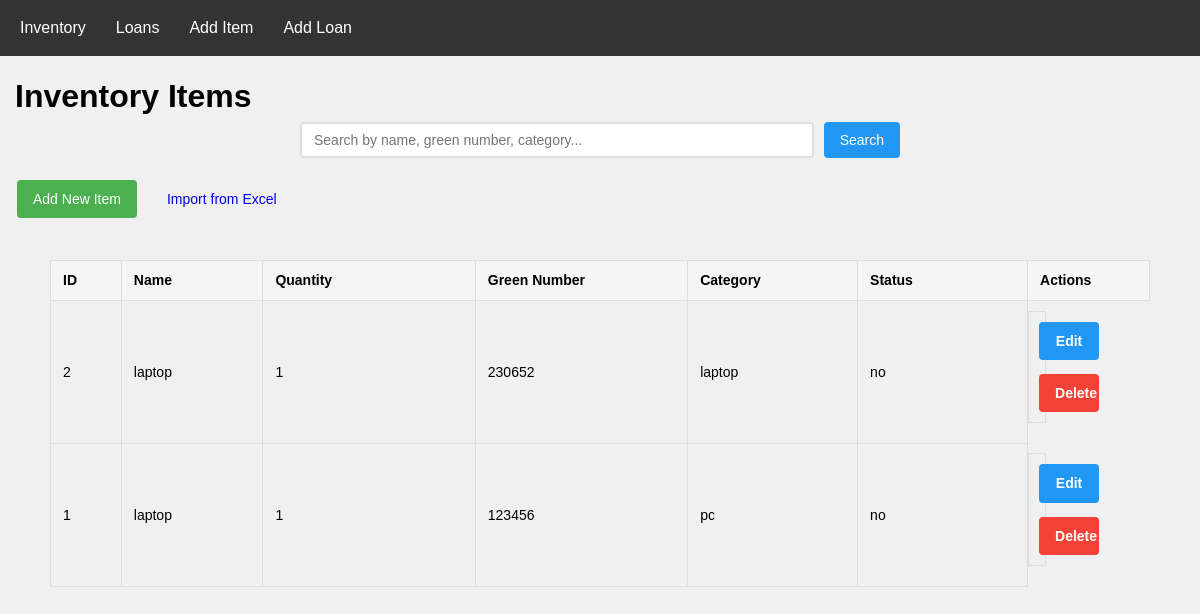
The app's page /, older data.
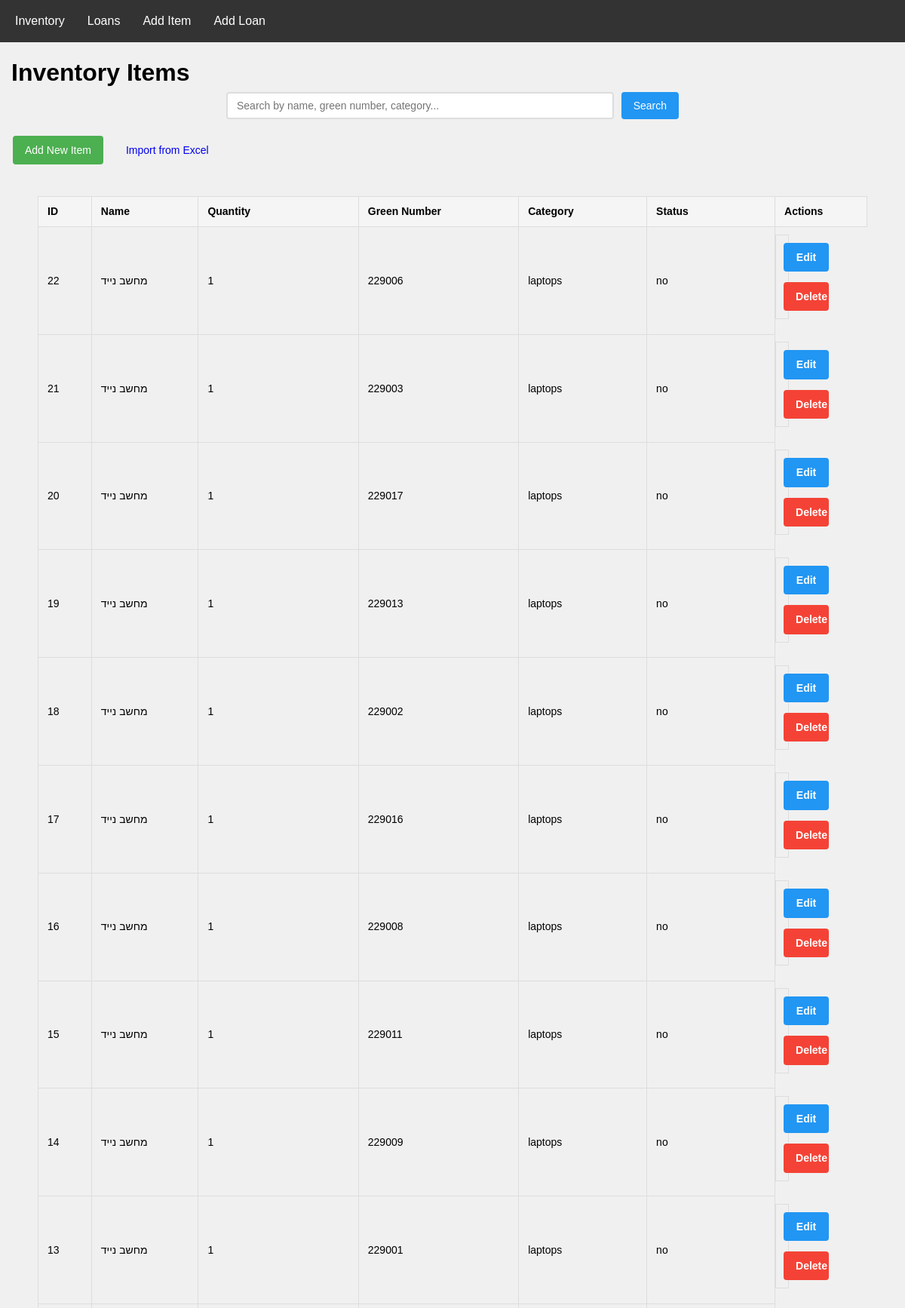
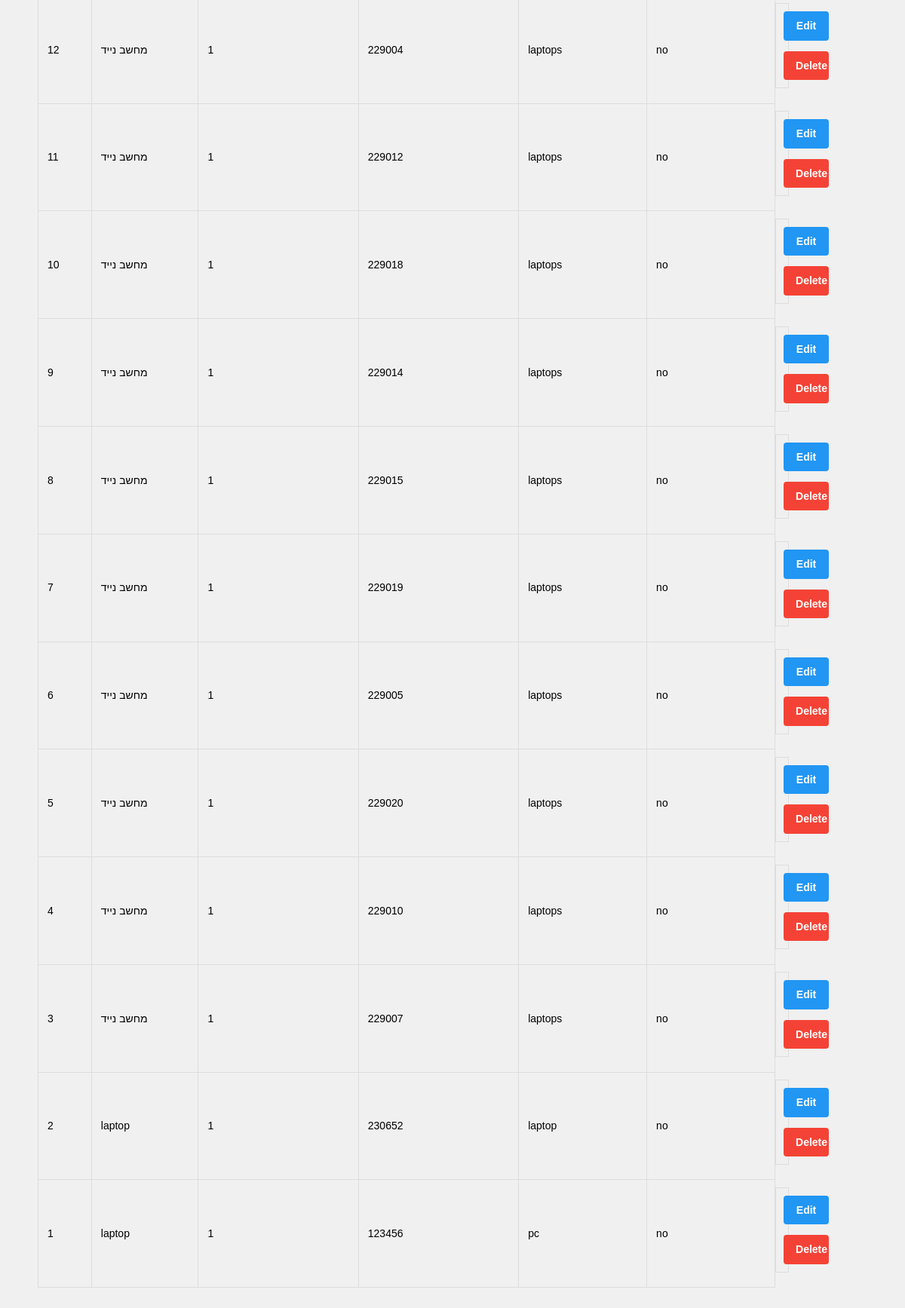
The same page, newer data (2 pictures, top to bottom).
### tables this page shows
CREATE TABLE inventory (
    id INTEGER PRIMARY KEY AUTOINCREMENT,
    name TEXT NOT NULL,
    quantity INTEGER NOT NULL,
    green_number INTEGER NOT NULL,
    category TEXT NOT NULL,
    status TEXT CHECK(status IN ('yes', 'no')) DEFAULT 'no',
    created_at TIMESTAMP DEFAULT CURRENT_TIMESTAMP
);

### app.py (the view)
@app.route('/')
def index():
    db = get_db()
    cursor = db.cursor()
    search_query = request.args.get('search', '').strip()
    cursor.execute('''
        SELECT DISTINCT l.green_number
        FROM loans l
        WHERE l.status = 'active'
        AND CAST((JULIANDAY('now') - JULIANDAY(l.loan_date)) AS INTEGER) > 7
    ''')
    overdue_items = cursor.fetchall()
    overdue_green_numbers = set(str(item['green_number']) for item in overdue_items)
    if search_query:
        cursor.execute('''
            SELECT * FROM inventory
            WHERE name LIKE ?
            OR green_number LIKE ?
            OR category LIKE ?
            OR status LIKE ?
            ORDER BY id DESC
        ''', (f'%{search_query}%', f'%{search_query}%', f'%{search_query}%', f'%{search_query}%'))
    else:
        cursor.execute('SELECT * FROM inventory ORDER BY id DESC')
    items = [dict(row) for row in cursor.fetchall()]
    for item in items:
        item['is_overdue'] = str(item['green_number']) in overdue_green_numbers
    return render_template('index.html', items=items, search_query=search_query)

### database.py (called while the page is built)
def get_db():
    if 'db' not in g:
        g.db = sqlite3.connect(DATABASE)
        g.db.row_factory = sqlite3.Row
    return g.db

### Templates/index.html (shortened to what this page needs)
{% extends "base.html" %}
{% block content %}
    <h1>Inventory Items</h1>
    <div class="search-container">
        <form action="{{ url_for('index') }}" method="get" class="search-form">
            <input
                type="text"
                name="search"
                placeholder="Search by name, green number, category..."
                value="{{ search_query }}"
                class="search-input"
            >
            <button type="submit" class="button search-btn">Search</button>
        </form>
    </div>
    <div class="actions">
        <a href="{{ url_for('add_item') }}" class="button add">Add New Item</a>
        <a href="{{ url_for('import_inventory') }}" class="button import">Import from Excel</a>
    </div>
    {% if items %}
        <div class="table-container">
            <table>
                <thead>
                    <tr>
                        <th>ID</th>
                        <th>Name</th>
                        <th>Quantity</th>
                        <th>Green Number</th>
                        <th>Category</th>
                        <th>Status</th>
                        <th>Actions</th>
                    </tr>
                </thead>
                <tbody>
                    {% for item in items %}
                        <tr class="{% if item.is_overdue %}overdue{% endif %}">
                            <td>{{ item['id'] }}</td>
                            <td>{{ item['name'] }}</td>
                            <td>{{ item['quantity'] }}</td>
                            <td>{{ item['green_number'] }}</td>
                            <td>{{ item['category'] }}</td>
                            <td>{{ item['status'] }}</td>
                            <td class="actions">
                                <a href="{{ url_for('edit_item', id=item['id']) }}" class="button edit">Edit</a>
                                <a href="{{ url_for('delete_item', id=item['id']) }}"
                                   class="button delete"
                                   onclick="return confirm('Are you sure?')">Delete</a>
                            </td>
                        </tr>
                    {% endfor %}
                </tbody>
            </table>
        </div>
    {% else %}
        {% if search_query %}
            <p>No items found matching your search.</p>
        {% else %}
            <p>No items in inventory.</p>
        {% endif %}
    {% endif %}
{% endblock %}

### Templates/base.html (shortened to what this page needs)
<!DOCTYPE html>
<html lang="en">
<head>
    <link rel="stylesheet" href="{{ url_for('static', filename='style.css') }}">
</head>
<body>
    <nav class="navbar">
        <div class="nav-links">
            <a href="{{ url_for('index') }}">Inventory</a>
            <a href="{{ url_for('loans') }}">Loans</a>
            <a href="{{ url_for('add_item') }}">Add Item</a>
            <a href="{{ url_for('add_loan') }}">Add Loan</a>
        </div>
    </nav>
    <div class="content">
        {% block content %}{% endblock %}
    </div>
</body>
</html>

### static/style.css (style rules this page uses)
* { box-sizing: border-box; margin: 0; padding: 0; }
body { font-family: Arial, sans-serif; line-height: 1.6; background-color: #f0f0f0; padding: 0; margin: 0; }
.navbar { background-color: #333; padding: 10px; position: sticky; top: 0; z-index: 1000; }
.nav-links { display: flex; flex-wrap: wrap; gap: 10px; }
.nav-links a { color: white; text-decoration: none; padding: 5px 10px; border-radius: 4px; }
.content { padding: 15px; max-width: 1200px; margin: 0 auto; }
.table-container { width: 95%; margin: 0 auto; overflow-x: auto; -webkit-overflow-scrolling: touch; }
table { width: 100%; border-collapse: collapse; margin: 20px auto; min-width: 600px; max-width: 1100px; }
th, td { padding: 8px 12px; border: 1px solid #ddd; text-align: left; font-size: 14px; white-space: nowrap; }
th { background-color: #f5f5f5; position: sticky; top: 0; }
table th:nth-child(1), table td:nth-child(1) { width: 5%; }
table th:nth-child(2), table td:nth-child(2) { width: 10%; }
table th:nth-child(3), table td:nth-child(3) { width: 15%; }
table th:nth-child(4), table td:nth-child(4) { width: 15%; }
table th:nth-child(5), table td:nth-child(5), table th:nth-child(6), table td:nth-child(6) { width: 12%; }
table th:nth-child(7), table td:nth-child(7) { width: 8%; }
form { max-width: 600px; margin: 0 auto; }
input, select { width: 100%; padding: 8px; border: 1px solid #ddd; border-radius: 4px; font-size: 16px; }
.button { display: inline-block; padding: 8px 16px; border: none; border-radius: 4px; cursor: pointer; text-decoration: none; font-size: 14px; margin: 2px; min-width: 60px; text-align: center; }
.actions { margin: 10px 0; display: flex; flex-wrap: wrap; gap: 5px; }
.button.add { background-color: #4CAF50; color: white; }
.button.edit { background-color: #2196F3; color: white; }
.button.delete { background-color: #f44336; color: white; }
.table-container { overflow-x: auto; margin-top: 10px; }
.table-container table td:nth-child(6) { font-weight: 500; }
.table-container table tr td:last-child { padding: 8px; }
.actions { display: flex; gap: 10px; margin-bottom: 20px; align-items: center; }
.search-container { margin-bottom: 20px; max-width: 100%; }
.search-form { display: flex; gap: 10px; max-width: 600px; margin: 0 auto 20px auto; }
.search-input { flex: 1; padding: 8px 12px; border: 2px solid #ddd; border-radius: 4px; font-size: 14px; min-width: 200px; }
.search-btn { background-color: #2196F3; color: white; }
.button.search-btn { padding: 8px 16px; margin: 0; }
td:nth-child(7) { font-weight: bold; color: #666; }

Row changes from the older to the newer data that the page shows:
added inventory: id "22", name "מחשב נייד", quantity "1", green_number "229006", category "laptops", status "no"
added inventory: id "21", name "מחשב נייד", quantity "1", green_number "229003", category "laptops", status "no"
added inventory: id "20", name "מחשב נייד", quantity "1", green_number "229017", category "laptops", status "no"
added inventory: id "19", name "מחשב נייד", quantity "1", green_number "229013", category "laptops", status "no"
added inventory: id "18", name "מחשב נייד", quantity "1", green_number "229002", category "laptops", status "no"
added inventory: id "17", name "מחשב נייד", quantity "1", green_number "229016", category "laptops", status "no"
added inventory: id "16", name "מחשב נייד", quantity "1", green_number "229008", category "laptops", status "no"
added inventory: id "15", name "מחשב נייד", quantity "1", green_number "229011", category "laptops", status "no"
added inventory: id "14", name "מחשב נייד", quantity "1", green_number "229009", category "laptops", status "no"
added inventory: id "13", name "מחשב נייד", quantity "1", green_number "229001", category "laptops", status "no"
added inventory: id "12", name "מחשב נייד", quantity "1", green_number "229004", category "laptops", status "no"
added inventory: id "11", name "מחשב נייד", quantity "1", green_number "229012", category "laptops", status "no"
added inventory: id "10", name "מחשב נייד", quantity "1", green_number "229018", category "laptops", status "no"
added inventory: id "9", name "מחשב נייד", quantity "1", green_number "229014", category "laptops", status "no"
added inventory: id "8", name "מחשב נייד", quantity "1", green_number "229015", category "laptops", status "no"
added inventory: id "7", name "מחשב נייד", quantity "1", green_number "229019", category "laptops", status "no"
added inventory: id "6", name "מחשב נייד", quantity "1", green_number "229005", category "laptops", status "no"
added inventory: id "5", name "מחשב נייד", quantity "1", green_number "229020", category "laptops", status "no"
added inventory: id "4", name "מחשב נייד", quantity "1", green_number "229010", category "laptops", status "no"
added inventory: id "3", name "מחשב נייד", quantity "1", green_number "229007", category "laptops", status "no"
